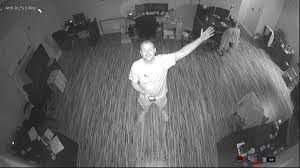
#> input picture pertemuan2/infrared.jpeg, 300 x 168 px
$ jupyter execute DemoPertemuan2.ipynb
#> lines starting #> are read from the running program, lines starting #| are printed output that depends on the picture
[cell 1]
# ======================================================================
# DEMO PENGOLAHAN CITRA: POINT PROCESSING & HISTOGRAM
# Skenario Kasus: Forensik / Rekaman CCTV Gelap (Underexposed)
# ======================================================================

import cv2
import numpy as np
import matplotlib.pyplot as plt
import urllib.request
import os

# ----------------------------------------------------------------------
# 1. PERSIAPAN DATA: MENGUNDUH / MEMBUAT CITRA CCTV GELAP
# ----------------------------------------------------------------------
def get_underexposed_image():
    # Pastikan nama file ini sama dengan yang Anda upload ke Colab
    filename = 'infrared.jpeg'
    # Cek apakah file ada di direktori Colab
    if os.path.exists(filename):
        print(f"Berhasil membaca gambar lokal: {filename}")
        # Membaca gambar dalam format Grayscale
        img = cv2.imread(filename, cv2.IMREAD_GRAYSCALE)
#> img: shape (168, 300); min 0, max 255, mean 99.8
        return img

    else:
        # PLAN B: BUat image sintetis"
        print(f"Not found. Menggunakan Citra Sintetis...")

        # Buat background sangat gelap (nilai piksel 10-20, bukan 0)
        img = np.ones((500, 500), dtype=np.uint8) * 15

        # Gambar siluet "Pelaku" yang sedikit lebih terang (nilai piksel 30)
        cv2.circle(img, (250, 200), 60, 30, -1) # Kepala
        cv2.ellipse(img, (250, 450), (120, 200), 0, 0, 360, 30, -1) # Badan

        # Tambahkan sedikit "Noise Kamera CCTV Malam"
        noise = np.random.normal(0, 5, img.shape).astype(np.uint8)
        img = cv2.add(img, noise)
        return img

# Dapatkan citra asli (sangat gelap)
img_original = get_underexposed_image()

# ----------------------------------------------------------------------
# 2. METODE 1: GAMMA CORRECTION (Power-Law Transform)
# ----------------------------------------------------------------------
# Kita gunakan Gamma < 1 untuk mengangkat piksel gelap agar menjadi terang
gamma_value = 0.4

# Membuat Look-Up Table (LUT) untuk mempercepat komputasi per-piksel
# Rumus: s = c * r^gamma
lut = np.array([((i / 255.0) ** gamma_value) * 255
                for i in np.arange(0, 256)]).astype("uint8")

# Terapkan transformasi Gamma ke gambar
img_gamma = cv2.LUT(img_original, lut)
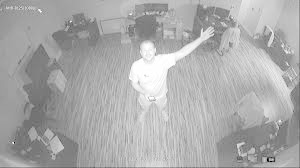
#> img_gamma: shape (168, 300); min 0, max 255, mean 171.1

# ----------------------------------------------------------------------
# 3. METODE 2: HISTOGRAM EQUALIZATION (HE)
# ----------------------------------------------------------------------
# Menggunakan fungsi otomatis dari OpenCV untuk meratakan histogram
img_he = cv2.equalizeHist(img_original)
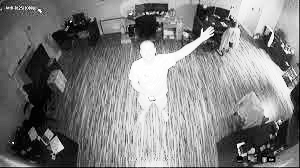
#> img_he: shape (168, 300); min 0, max 255, mean 128.5

# ----------------------------------------------------------------------
# 4. FUNGSI BANTUAN UNTUK MENGHITUNG HISTOGRAM
# ----------------------------------------------------------------------
def calc_hist(image):
    # Menghitung sebaran piksel dari nilai 0 hingga 255
    hist = cv2.calcHist([image], [0], None, [256], [0, 256])
#> hist = 256 values, max 737 at index 88, min 0 at index 6, mean 196.9
    return hist

# ----------------------------------------------------------------------
# 5. VISUALISASI HASIL DENGAN MATPLOTLIB (Gambar & Histogramnya)
# ----------------------------------------------------------------------
plt.figure(figsize=(18, 10))

# --- KOLOM 1: CITRA ASLI ---
plt.subplot(2, 3, 1)
plt.title("1. Citra Asli (Underexposed)\nWajah tidak terlihat", fontsize=14)
plt.imshow(img_original, cmap='gray', vmin=0, vmax=255)
plt.axis('off')

plt.subplot(2, 3, 4)
plt.title("Histogram Asli\n(Data menumpuk di kiri/gelap)", color='red')
plt.plot(calc_hist(img_original), color='black')
plt.xlim([0, 256])
plt.fill_between(range(256), calc_hist(img_original).flatten(), color='gray', alpha=0.5)

# --- KOLOM 2: GAMMA CORRECTION ---
plt.subplot(2, 3, 2)
plt.title(f"2. Gamma Correction (γ = {gamma_value})\nSiluet muncul, noise terkontrol", fontsize=14)
plt.imshow(img_gamma, cmap='gray', vmin=0, vmax=255)
plt.axis('off')

plt.subplot(2, 3, 5)
plt.title("Histogram Gamma\n(Data ditarik secara melengkung ke kanan)", color='green')
plt.plot(calc_hist(img_gamma), color='black')
plt.xlim([0, 256])
plt.fill_between(range(256), calc_hist(img_gamma).flatten(), color='green', alpha=0.5)

# --- KOLOM 3: HISTOGRAM EQUALIZATION ---
plt.subplot(2, 3, 3)
plt.title("3. Histogram Equalization (HE)\nTerang maksimal, tapi noise ikut terekspos", fontsize=14)
plt.imshow(img_he, cmap='gray', vmin=0, vmax=255)
plt.axis('off')

plt.subplot(2, 3, 6)
plt.title("Histogram Equalization\n(Data tersebar merata secara paksa)", color='blue')
plt.plot(calc_hist(img_he), color='black')
plt.xlim([0, 256])
plt.fill_between(range(256), calc_hist(img_he).flatten(), color='blue', alpha=0.5)

plt.tight_layout()
plt.show()
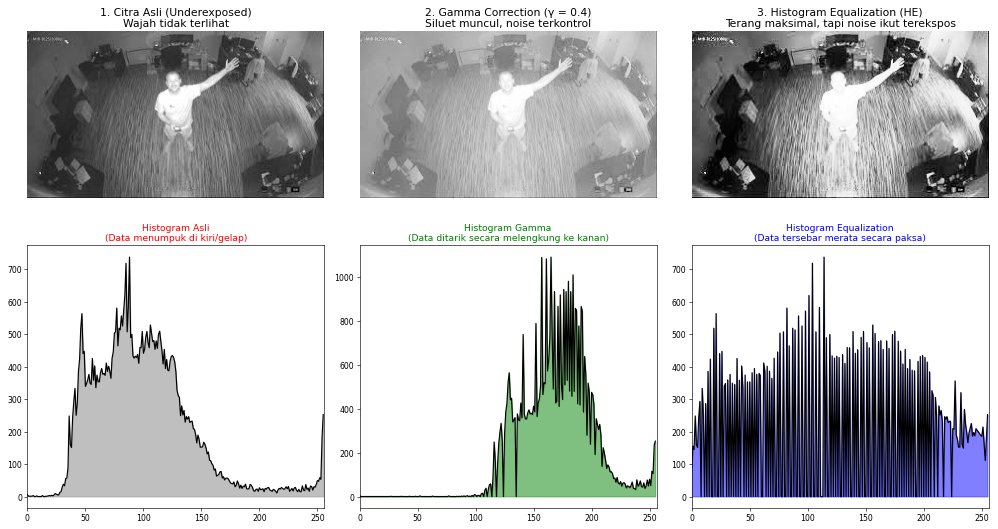
#> figure drawn by matplotlib, 6 panels; panel 2: curve peaks at x = 88, y = 737; panel 4: curve peaks at x = 165, y = 1089; panel 6: curve peaks at x = 114, y = 737

[cell 2]
# Histogram streching
#1. find max
#2. find min
#3. Shift --> nilai min->0
#4. Scale --> nilai max -> 255

# 1. Find max
max_value = np.max(img_original)
#> max_value = 255

#2. find min
min_value = np.min(img_original)
#> min_value = 0

#3. Shift min into 0
img_stretch = img_original - min_value

#4. scale max into 255
img_stretch = img_stretch * round((255 / (max_value - min_value)))

# --- KOLOM 1: CITRA ASLI ---
plt.subplot(2, 2, 1)
plt.title("1. Citra Asli (Underexposed)\nWajah tidak terlihat", fontsize=14)
plt.imshow(img_original, cmap='gray', vmin=0, vmax=255)
plt.axis('off')

plt.subplot(2, 2, 3)
plt.title("Histogram Asli\n(Data menumpuk di kiri/gelap)", color='red')
plt.plot(calc_hist(img_original), color='black')
plt.xlim([0, 256])
plt.fill_between(range(256), calc_hist(img_original).flatten(), color='gray', alpha=0.5)

# --- KOLOM 2: Image Hist. Strech ---
plt.subplot(2, 2, 2)
plt.title("2. Histogram Strech", fontsize=14)
plt.imshow(img_stretch, cmap='gray', vmin=0, vmax=255)
plt.axis('off')

plt.subplot(2, 2, 4)
plt.title("Histogram Histogram Strech", color='blue')
plt.plot(calc_hist(img_stretch), color='black')
plt.xlim([0, 256])
plt.fill_between(range(256), calc_hist(img_stretch).flatten(), color='blue', alpha=0.5)
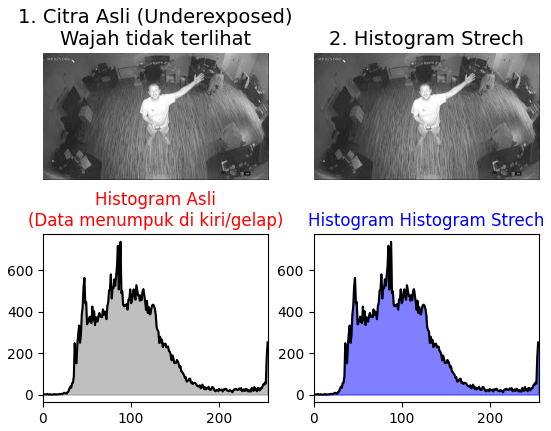
#> figure drawn by matplotlib, 4 panels; panel 2: curve peaks at x = 88, y = 737; panel 4: curve peaks at x = 88, y = 737

[cell 3]
# Treapkan CLAHE (Contras Limited Adaptive Histogram Equalization)
# tentukan besar grid (8x8) dan clip limit
clahe = cv2.createCLAHE(clipLimit=2.0, tileGridSize=(8, 8))
clahe_img = clahe.apply(img_original)
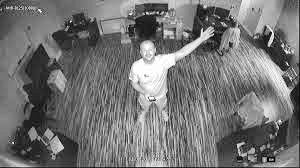
#> clahe_img: shape (168, 300); min 1, max 255, mean 115.9
# --- KOLOM 1: CITRA ASLI ---
plt.subplot(2, 2, 1)
plt.title("1. Citra Asli (Underexposed)\nWajah tidak terlihat", fontsize=14)
plt.imshow(img_original, cmap='gray', vmin=0, vmax=255)
plt.axis('off')

plt.subplot(2, 2, 3)
plt.title("Histogram Asli\n(Data menumpuk di kiri/gelap)", color='red')
plt.plot(calc_hist(img_original), color='black')
plt.xlim([0, 256])
plt.fill_between(range(256), calc_hist(img_original).flatten(), color='gray', alpha=0.5)

# --- KOLOM 2: Image CLAHE ---
plt.subplot(2, 2, 2)
plt.title("2. Histogram CLAHE", fontsize=14)
plt.imshow(clahe_img, cmap='gray', vmin=0, vmax=255)
plt.axis('off')

plt.subplot(2, 2, 4)
plt.title("Histogram CLAHE\n(Data lebih tersebar/kontras)", color='blue')
plt.plot(calc_hist(clahe_img), color='black')
plt.xlim([0, 256])
plt.fill_between(range(256), calc_hist(clahe_img).flatten(), color='blue', alpha=0.5)
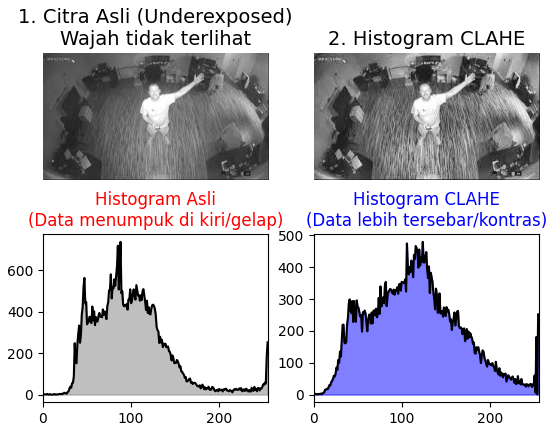
#> figure drawn by matplotlib, 4 panels; panel 2: curve peaks at x = 88, y = 737; panel 4: curve peaks at x = 124, y = 480
